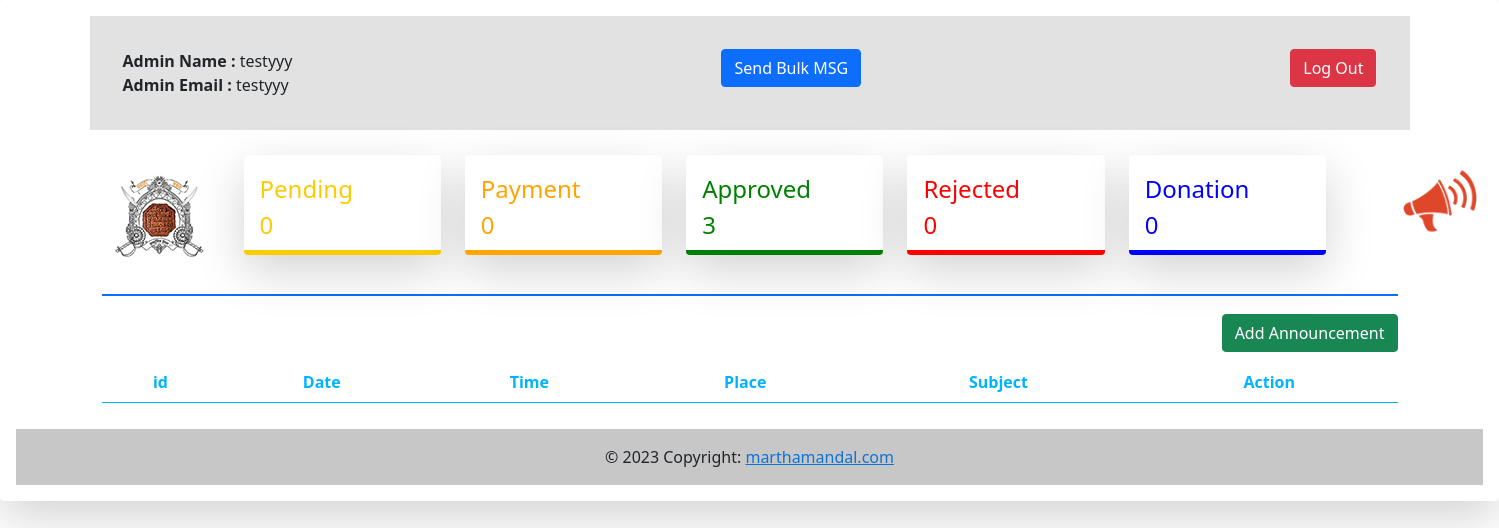
/admindashboard/announcement.php (signed in), run on an earlier commit of the app's database.
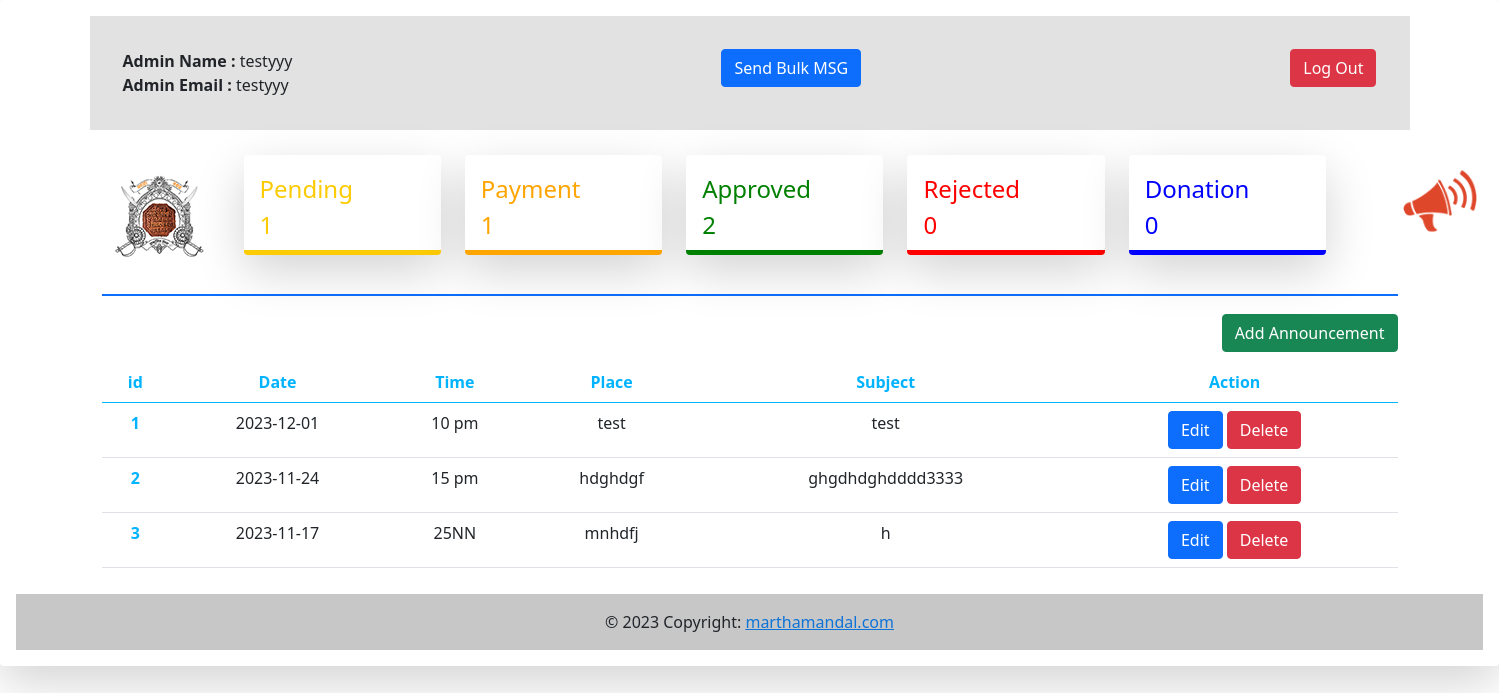
And on a later commit of the database.
### tables this page shows
CREATE TABLE `announcement` (
  `id` int(11) NOT NULL,
  `subject` varchar(255) NOT NULL,
  `place` varchar(255) NOT NULL,
  `date` varchar(100) NOT NULL,
  `time` varchar(100) NOT NULL,
  `is_active` int(11) NOT NULL DEFAULT 1,
  `created_at` datetime NOT NULL DEFAULT current_timestamp(),
  `updated_at` datetime NOT NULL DEFAULT current_timestamp()
);

### admindashboard/announcement.php (the view, shortened to what the changed rows need)
<?php
include 'header.php';
require_once "../config/db.php";
$sql = "SELECT * FROM announcement WHERE is_active='1'";
$result = mysqli_query($mysqli, $sql);
?>
<div class="col-sm-12" style="padding:10px">
    <div class="container">
        <table class="table">
            <thead>
                <tr>
                    <th scope="col">id</th>
                    <th scope="col">Date</th>
                    <th scope="col">Time</th>
                    <th scope="col">Place</th>
                    <th scope="col">Subject</th>
                    <th scope="col">Action</th>
                </tr>
            </thead>
            <tbody>
            <?php
                $count = 1;
                while ($row = mysqli_fetch_assoc($result)) {
                $date = $row['date'];
                $time = $row['time'];
                $place = $row['place'];
                $subject = $row['subject'];
            ?>
                <tr class="text-center">
                    <th scope="row"><?php echo $count; ?></th>
                    <td><?php echo $date; ?></td>
                    <td><?php echo $time; ?></td>
                    <td><?php echo $place; ?></td>
                    <td><?php echo $subject; ?></td>
                    <td>
                        <button type="button" class="btn btn-primary editAnnouncement announcementBtn" data-type="edit" data-id="<?php echo $row['id']; ?>">Edit</button>
                        <button type="button" class="btn btn-danger deleteAnnouncementBtn" data-id="<?php echo $row['id']; ?>">Delete </button>
                    </td>
                </tr>
            <?php
                $count++;
                }
            ?>
            </tbody>
        </table>
    </div>
</div>
</div>

### admindashboard/header.php (shortened to what the changed rows need)
<?php
require_once "../config/db.php";
$approveCountresult = mysqli_query($mysqli, "SELECT count(id) FROM candidate_data WHERE is_active='1' and status='3'");
$approveCountrow = mysqli_fetch_array($approveCountresult);
$approveCount = $approveCountrow[0];
$pendingresult = mysqli_query($mysqli, "SELECT count(id) FROM candidate_data WHERE is_active='1' and status='1'");
$pendingrow = mysqli_fetch_array($pendingresult);
$pendingCount = $pendingrow[0];
$paymentCountresult = mysqli_query($mysqli, "SELECT count(id) FROM candidate_data WHERE is_active='1' and status='2'");
$paymentCountrow = mysqli_fetch_array($paymentCountresult);
$paymentCount = $paymentCountrow[0];
$rejectCountresult = mysqli_query($mysqli, "SELECT count(id) FROM candidate_data WHERE is_active='1' and status='4'");
$rejectCountrow = mysqli_fetch_array($rejectCountresult);
$rejectCount = $rejectCountrow[0];
$donationresult = mysqli_query($mysqli, "SELECT count(id) FROM donation_data");
$donationrow = mysqli_fetch_array($donationresult);
$donationCount = $donationrow[0];
?>
<!doctype html>
<html lang="en">
<head>
  <link href="https://cdn.jsdelivr.net/npm/bootstrap@5.0.2/dist/css/bootstrap.min.css" rel="stylesheet">
  <link rel='stylesheet' href='https://cdnjs.cloudflare.com/ajax/libs/fancybox/3.5.7/jquery.fancybox.min.css'>
  <link href="assets/css/style.css" rel="stylesheet">
  <link href='//cdn.datatables.net/1.10.19/css/jquery.dataTables.min.css' rel='stylesheet' type='text/css'>
</head>
<body>
  <div class="container-fluid shadow-lg p-3 mb-5 bg-body rounded" style="background-color:rgb(230, 226, 221);padding:25px">
    <div class="container">
    <nav class="navbar navbar-expand-lg ">
      <div class="container-fluid" style="height: 158px;border-bottom: #0d6efd 2px solid;">
        <div class="collapse navbar-collapse" id="navbarNavAltMarkup">
          <div class="navbar-nav mx-auto" style="padding-top: 25px;">
            <a class="nav-link shadow-lg p-3 mb-5 bg-body rounded" href="pending.php" style="margin-left: 24px;
            height: 100px;
            padding-top: 25px;
            border-bottom: 5px rgb(253, 203, 2) solid;
            color:rgb(253, 203, 2);
            width: 212px;">Pending <br> <?php echo $pendingCount; ?></a>
            <a class="nav-link shadow-lg p-3 mb-5 bg-body rounded" href="payment.php" style="margin-left: 24px;
            height: 100px;
            padding-top: 25px;
            border-bottom: 5px orange solid;
            color:orange;
            width: 212px; ">Payment <br> <?php echo $paymentCount; ?></a>
            <a class="nav-link active shadow-lg p-3 mb-5 bg-body rounded" aria-current="page" href="approve.php" style="margin-left: 24px;
            height: 100px;
            padding-top: 25px;
            border-bottom: 5px green solid;
            color: green;
            width: 212px;">Approved <br> <?php echo $approveCount; ?></a>
            <a class="nav-link active shadow-lg p-3 mb-5 bg-body rounded" aria-current="page" href="rejected.php" style="margin-left: 24px;
            height: 100px;
            padding-top: 25px;
            border-bottom: 5px red solid;
            color: red;
            width: 212px;">Rejected <br> <?php echo $rejectCount; ?></a>
            <a class="nav-link active shadow-lg p-3 mb-5 bg-body rounded" aria-current="page" href="donation_view.php" style="margin-left: 24px;
            height: 100px;
            padding-top: 25px;
            border-bottom: 5px blue solid;
            color: blue;
            width: 212px;">Donation <br> <?php echo $donationCount; ?></a>
            <a class="nav-link active " aria-current="page" href="announcement.php" style="margin-left:5px;
            height: 100px;
            padding-top:10px;
           "><img src="./image/announcement icon.png" class="img-fluid" alt="..."></a>
          </div>
        </div>
      </div>
    </nav>
</div>

What changed in the data, as far as the page shows it:
added announcement: date "2023-12-01", time "10 pm", place "test", subject "test"
added announcement: date "2023-11-24", time "15 pm", place "hdghdgf", subject "ghgdhdghdddd3333"
added announcement: date "2023-11-17", time "25NN", place "mnhdfj", subject "h"
Also different on the page:
$pendingCount: "0" → "1"
$paymentCount: "0" → "1"
$approveCount: "3" → "2"
